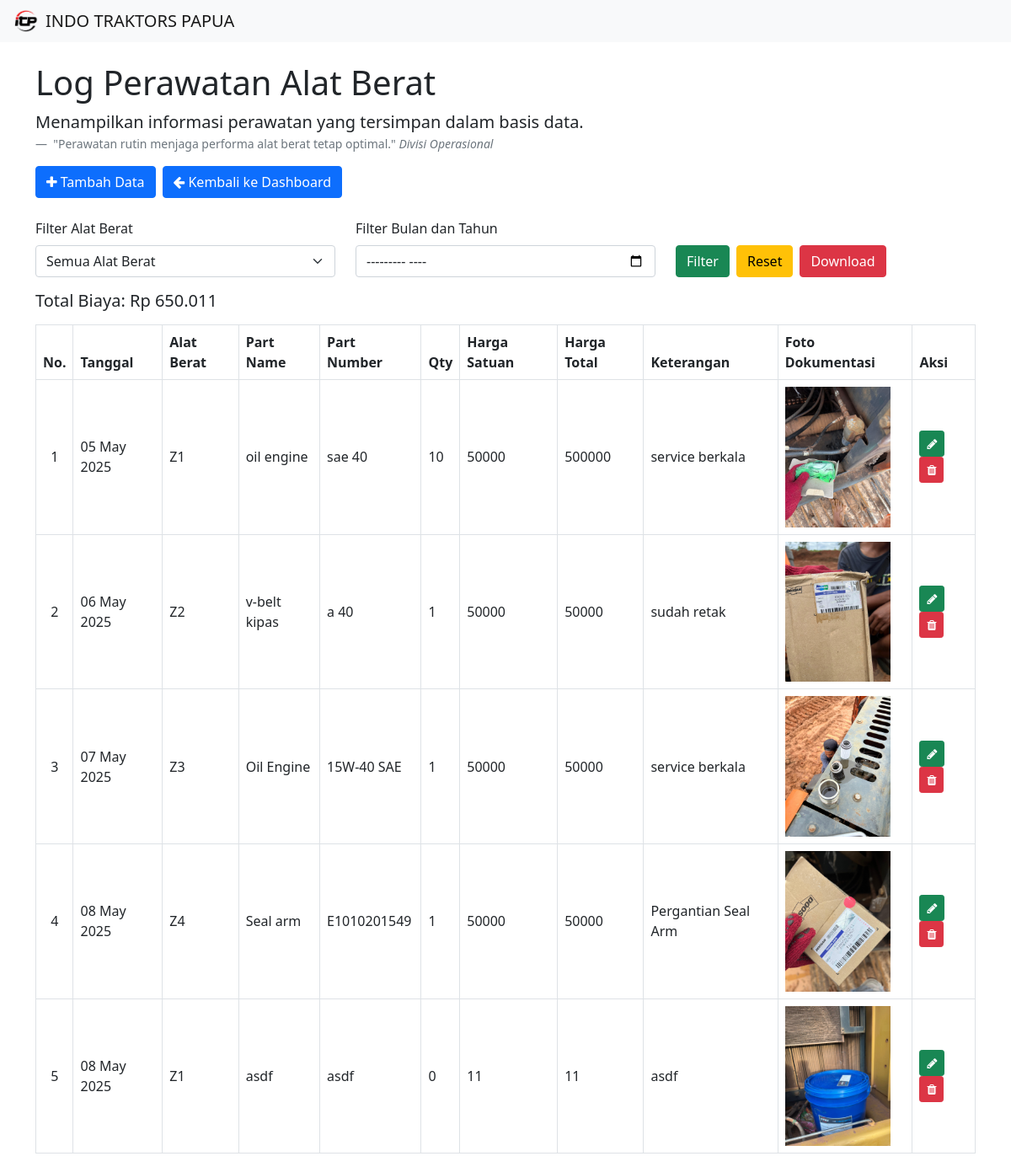
The page /tabel_maintenance.php (signed in) on the database its author committed.
### tables this page shows
CREATE TABLE `tb_laporan_unit` (
  `no` int(11) NOT NULL,
  `tanggal` date NOT NULL,
  `alat_berat` varchar(50) NOT NULL,
  `part_name` varchar(50) NOT NULL,
  `part_number` varchar(50) NOT NULL,
  `qty` int(11) NOT NULL,
  `harga_satuan` int(8) NOT NULL,
  `harga_total` int(8) NOT NULL,
  `keterangan` varchar(100) NOT NULL,
  `foto_dokumentasi` varchar(100) NOT NULL
);

### tabel_maintenance.php (the view, shortened to what this page needs)
<?php
    include 'koneksi.php';
    $query = "SELECT * FROM tb_laporan_unit WHERE tanggal IS NOT NULL";
    $query_total = "SELECT SUM(harga_total) AS total_biaya FROM tb_laporan_unit WHERE tanggal IS NOT NULL";
    $sql = mysqli_query($conn, $query);
    $result_total = mysqli_query($conn, $query_total);
    $total_biaya = 0;
    if ($result_total) {
        $row_total = mysqli_fetch_assoc($result_total);
        $total_biaya = $row_total['total_biaya'] ?? 0;
    }
    $no = 0;
?>
<!DOCTYPE html>
<html>
<head>
    <link href="css/bootstrap.min.css" rel="stylesheet">
    <link rel="stylesheet" href="fontawesome/css/font-awesome.min.css">
</head>
<body>
    <nav class="navbar navbar-light bg-light">
      <div class="d-flex align-items-center ps-3">
        <img src="img/Logo/ITP_LOGO.png" width="30" height="30" alt="Logo" class="me-2">
        <span class="navbar-brand mb-0 h1">INDO TRAKTORS PAPUA</span>
      </div>
    </nav>
<div class="container">
    <h1 class="mt-4">Log Perawatan Alat Berat</h1>
    <figure>
      <blockquote class="blockquote">
        <p>Menampilkan informasi perawatan yang tersimpan dalam basis data.</p>
            </blockquote>
            <figcaption class="blockquote-footer">
        "Perawatan rutin menjaga performa alat berat tetap optimal." <cite title="Source Title">Divisi Operasional</cite>
      </figcaption>
    </figure>
    <div class="d-flex gap-2 mt-3">
        <a href="kelola.php" type="button" class="btn btn-primary">
            <i class="fa fa-plus"></i>
            Tambah Data
        </a>
        <a href="<?php echo ($_SESSION['role'] == 'admin') ? 'dashboard_admin.php' : 'dashboard_mekanik.php'; ?>" class="btn btn-primary">
            <i class="fa fa-arrow-left"></i> Kembali ke Dashboard
        </a>
    </div>
    <div class="mt-4">
        <form method="GET" action="">
            <div class="row">
                <div class="col-md-4">
                    <label for="filter_alat_berat" class="form-label">Filter Alat Berat</label>
                    <select class="form-select" id="filter_alat_berat" name="filter_alat_berat">
                        <option value="">Semua Alat Berat</option>
                    </select>
                </div>
                <div class="col-md-4">
                    <label for="filter_bulan_tahun" class="form-label">Filter Bulan dan Tahun</label>
                    <input type="month" class="form-control" id="filter_bulan_tahun" name="filter_bulan_tahun" value="<?php echo isset($_GET['filter_bulan_tahun']) ? $_GET['filter_bulan_tahun'] : ''; ?>">
                </div>
                <div class="col-md-4 d-flex align-items-end mt-3">
                    <button type="submit" class="btn btn-success me-2">Filter</button>
                    <a href="tabel_maintenance.php" class="btn btn-warning me-2">Reset</a>
                    <?php if ($_SESSION['role'] == 'admin') { ?>
                        <a href="print.php?<?php
                        echo http_build_query([
                            'filter_bulan_tahun' => isset($_GET['filter_bulan_tahun']) ? $_GET['filter_bulan_tahun'] : null,
                            'filter_alat_berat' => isset($_GET['filter_alat_berat']) ? $_GET['filter_alat_berat'] : null
                        ]); ?>"
                        class="btn btn-danger" target="_blank">Download</a>
                    <?php } ?>
                </div>
            </div>
        </form>
    </div>
    <div class="mt-3">
        <h5>Total Biaya: Rp <?php echo number_format($total_biaya, 0, ',', '.'); ?></h5>
    </div>
    <div class="table-responsive mt-3">
        <table class="table align-middle table-bordered table-hover">
            <thead>
              <tr>
                <th><center>No.</center></th>
                <th>Tanggal</th>
                <th>Alat Berat</th>
                <th>Part Name</th>
                <th>Part Number</th>
                <th>Qty</th>
                <th>Harga Satuan</th>
                <th>Harga Total</th>
                <th>Keterangan</th>
                <th>Foto Dokumentasi</th>
                <th>Aksi</th>
              </tr>
            </thead>
            <tbody>
            <?php
                while ($result = mysqli_fetch_assoc($sql)){
            ?>
                    <tr>
                    <td><center><?php echo ++$no;?></center></td>
                    <td><?php echo date('d F Y', strtotime($result['tanggal'])); ?></td>
                    <td><?php echo $result['alat_berat'];?></td>
                    <td><?php echo $result['part_name'];?></td>
                    <td><?php echo $result['part_number'];?></td>
                    <td><?php echo $result['qty'];?></td>
                    <td><?php echo $result['harga_satuan'];?></td>
                    <td><?php echo $result['harga_total'];?></td>
                    <td><?php echo $result['keterangan'];?></td>
                    <td>
                        <img src="img/<?php echo $result['foto_dokumentasi'];?>" style="width: 125px; cursor: pointer;" data-bs-toggle="modal" data-bs-target="#imageModal" onclick="showImage('img/<?php echo $result['foto_dokumentasi'];?>')">
                    </td>
                    <td>
                        <a href="kelola.php?ubah=<?php echo $result['no'];?>" type="button" class="btn btn-success btn-sm">
                            <i class="fa fa-pencil"></i>
                        </a>
                        <a href="proses.php?hapus=<?php echo $result['no'];?>" type="button" class="btn btn-danger btn-sm" onClick="return confirm ('Apakah Anda Yakin Ingin Menghapus Data Tersebut???')">
                            <i class="fa fa-trash"></i>
                        </a>
                    </td>
                </tr>
              <?php
                    }
              ?>
            </tbody>
        </table>
    </div>
</div>
</body>
</html>

### rows shown on the page
tb_laporan_unit: tanggal "05 May 2025", alat_berat "Z1", part_name "oil engine", part_number "sae 40", qty "10", harga_satuan "50000", harga_total "500000", keterangan "service berkala", foto_dokumentasi (picture)
tb_laporan_unit: tanggal "06 May 2025", alat_berat "Z2", part_name "v-belt kipas", part_number "a 40", qty "1", harga_satuan "50000", harga_total "50000", keterangan "sudah retak", foto_dokumentasi (picture)
tb_laporan_unit: tanggal "07 May 2025", alat_berat "Z3", part_name "Oil Engine", part_number "15W-40 SAE", qty "1", harga_satuan "50000", harga_total "50000", keterangan "service berkala", foto_dokumentasi (picture)
tb_laporan_unit: tanggal "08 May 2025", alat_berat "Z4", part_name "Seal arm", part_number "E1010201549", qty "1", harga_satuan "50000", harga_total "50000", keterangan "Pergantian Seal Arm", foto_dokumentasi (picture)
tb_laporan_unit: tanggal "08 May 2025", alat_berat "Z1", part_name "asdf", part_number "asdf", qty "0", harga_satuan "11", harga_total "11", keterangan "asdf", foto_dokumentasi (picture)

### other values the page prints
$total_biaya "650.011"
